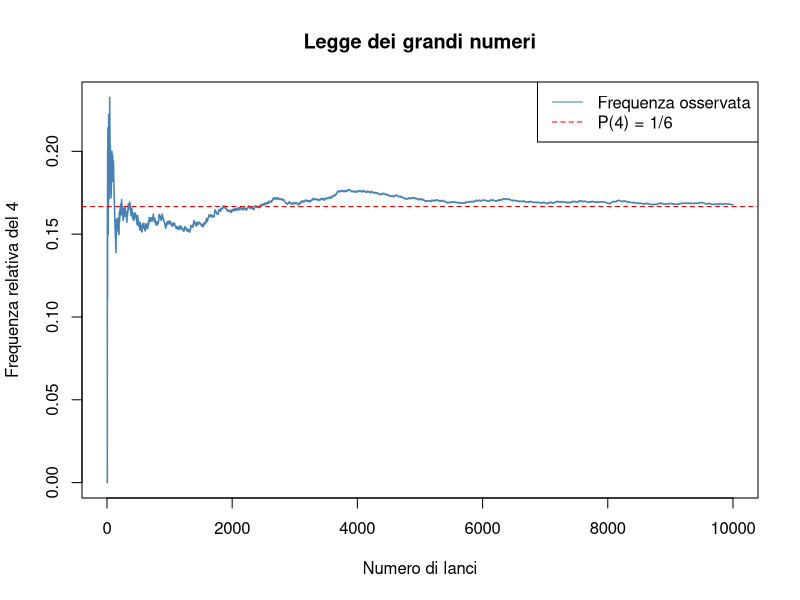

The R source for this figure:
## ---- chunk 1
set.seed(42)
n_lanci <- 10000
risultati <- sample(1:6, size = n_lanci, replace = TRUE)

n_quattro <- sum(risultati == 4)
cat("Frequenza relativa del 4:", n_quattro / n_lanci, "\n")
cat("Probabilità teorica:     ", 1/6, "\n")
## ---- chunk 2
set.seed(42)
lanci <- sample(1:6, size = 10000, replace = TRUE)

freq_cum <- cumsum(lanci == 4) / 1:length(lanci)

plot(freq_cum, type = "l", col = "steelblue", lwd = 1.5,
     xlab = "Numero di lanci",
     ylab = "Frequenza relativa del 4",
     main = "Legge dei grandi numeri")
abline(h = 1/6, col = "red", lty = 2)
legend("topright", legend = c("Frequenza osservata", "P(4) = 1/6"),
       col = c("steelblue", "red"), lty = c(1, 2))
## ---- chunk 3
set.seed(123)
n <- 100000
lanci <- sample(1:6, size = n, replace = TRUE)

A <- lanci %% 2 == 0
B <- lanci > 3
AeB <- A & B
AoB <- A | B

cat("P(A) simulata:       ", mean(A), "\n")
cat("P(B) simulata:       ", mean(B), "\n")
cat("P(A ∩ B) simulata:   ", mean(AeB), "\n")
cat("P(A ∪ B) simulata:   ", mean(AoB), "\n")
## ---- chunk 4
set.seed(2026)
n <- 10000

ansia <- rbinom(n, 1, prob = 0.30)

sonno <- ifelse(ansia == 1,
                rbinom(sum(ansia == 1), 1, prob = 0.40),
                rbinom(sum(ansia == 0), 1, prob = 0.08/0.70))

cat("P(A) simulata:     ", mean(ansia), "\n")
cat("P(S) simulata:     ", mean(sonno), "\n")
cat("P(A ∩ S) simulata: ", mean(ansia == 1 & sonno == 1), "\n")
cat("P(S|A) simulata:   ", mean(sonno[ansia == 1]), "\n")
cat("P(A|S) simulata:   ", mean(ansia[sonno == 1]), "\n")
## ---- chunk 5
sensibilita <- 0.90
falsi_pos <- 0.15    # 1 - specificità
prevalenza <- 0.15

numeratore <- sensibilita * prevalenza
denominatore <- sensibilita * prevalenza + falsi_pos * (1 - prevalenza)

p_D_dato_pos <- numeratore / denominatore
cat("P(D|+) =", round(p_D_dato_pos, 4), "\n")
## ---- chunk 6
set.seed(2026)
n <- 100000

depresso <- rbinom(n, 1, prob = 0.15)

test_pos <- ifelse(depresso == 1,
                   rbinom(sum(depresso == 1), 1, prob = 0.90),
                   rbinom(sum(depresso == 0), 1, prob = 0.15))

cat("P(D|+) simulata:", mean(depresso[test_pos == 1]), "\n")
## ---- chunk 7
bayes_ppv <- function(prev, sens = 0.90, spec = 0.85) {
  fp <- 1 - spec
  (sens * prev) / (sens * prev + fp * (1 - prev))
}

prevalenze <- c(0.01, 0.15, 0.50)
ppv <- sapply(prevalenze, bayes_ppv)

risultati <- data.frame(
  `Prevalenza P(D)` = prevalenze,
  `P(D|+)` = round(ppv, 4)
)
knitr::kable(risultati)
## ---- chunk 8
set.seed(42)
n <- 100000
dado1 <- sample(1:6, n, replace = TRUE)
dado2 <- sample(1:6, n, replace = TRUE)

p_sei_1 <- mean(dado1 == 6)
p_sei_1_dato_sei_2 <- mean(dado1[dado2 == 6] == 6)

cat("P(dado1 = 6):            ", round(p_sei_1, 4), "\n")
cat("P(dado1 = 6 | dado2 = 6):", round(p_sei_1_dato_sei_2, 4), "\n")
cat("Sono (circa) uguali?     ", 
    abs(p_sei_1 - p_sei_1_dato_sei_2) < 0.01, "\n")
